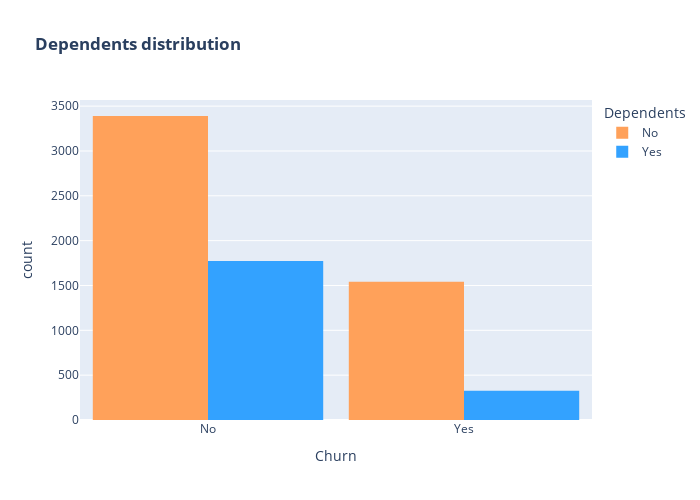

Notebook code cell kept with this figure:
### Markdown cell above
* A lot of customers choose the Fiber optic service and it's also evident that the customers who use Fiber optic have high churn rate, this might suggest a dissatisfaction with this type of internet service.
* Customers having DSL service are majority in number and have less churn rate compared to Fibre optic service.

### Code cell
color_map = {"Yes": "#33A2FF", "No": "#FFA15A"}
fig = px.histogram(df, x="Churn", color="Dependents", barmode="group", title="<b>Dependents distribution</b>", color_discrete_map=color_map)
fig.update_layout(width=700, height=500, bargap=0.1)
fig.show()

### Figure 1 — Plotly figure (JSON) as saved in the notebook; plotly's stock layout.template omitted (floating-point values rounded to 4 significant figures; data arrays with more than 128 entries replaced by an {"elided": "..."} marker saying what was removed)
{"data": [{"alignmentgroup": "True", "bingroup": "x", "hovertemplate": "Dependents=No<br>Churn=%{x}<br>count=%{y}<extra></extra>", "legendgroup": "No", "marker": {"color": "#FFA15A", "pattern": {"shape": ""}}, "name": "No", "offsetgroup": "No", "orientation": "v", "showlegend": true, "type": "histogram", "x": {"elided": "4933 str values"}, "xaxis": "x", "yaxis": "y"}, {"alignmentgroup": "True", "bingroup": "x", "hovertemplate": "Dependents=Yes<br>Churn=%{x}<br>count=%{y}<extra></extra>", "legendgroup": "Yes", "marker": {"color": "#33A2FF", "pattern": {"shape": ""}}, "name": "Yes", "offsetgroup": "Yes", "orientation": "v", "showlegend": true, "type": "histogram", "x": {"elided": "2099 str values"}, "xaxis": "x", "yaxis": "y"}], "layout": {"bargap": 0.1, "barmode": "group", "height": 500, "legend": {"title": {"text": "Dependents"}, "tracegroupgap": 0}, "title": {"text": "<b>Dependents distribution</b>"}, "width": 700, "xaxis": {"anchor": "y", "autorange": true, "domain": [0, 1], "range": [-0.5, 1.5], "title": {"text": "Churn"}, "type": "category"}, "yaxis": {"anchor": "x", "autorange": true, "domain": [0, 1], "range": [0, 3568.0], "title": {"text": "count"}}}}
